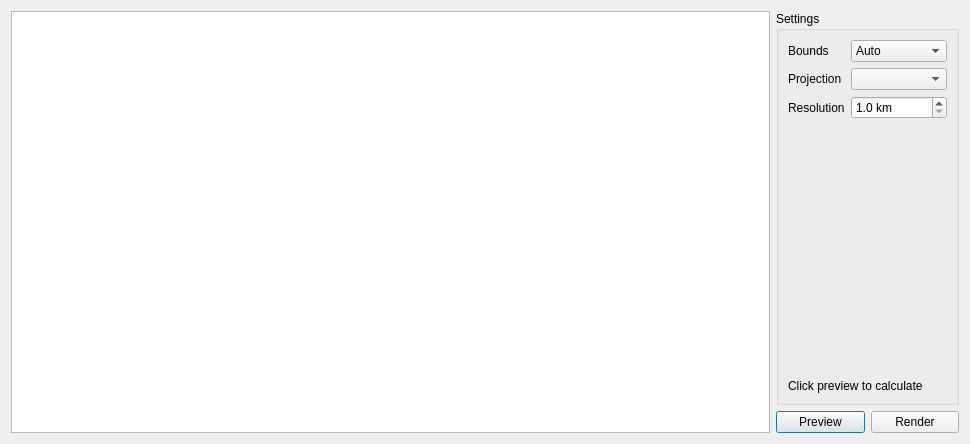
<?xml version="1.0" encoding="UTF-8"?>
<ui version="4.0">
 <class>ProjectDialog</class>
 <widget class="QDialog" name="ProjectDialog">
  <property name="geometry">
   <rect>
    <x>0</x>
    <y>0</y>
    <width>970</width>
    <height>444</height>
   </rect>
  </property>
  <property name="windowTitle">
   <string>Projector</string>
  </property>
  <property name="windowIcon">
   <iconset>
    <normaloff>logo128.ico</normaloff>logo128.ico</iconset>
  </property>
  <layout class="QHBoxLayout" name="horizontalLayout">
   <item>
    <widget class="QGraphicsView" name="projectionPreview"/>
   </item>
   <item>
    <layout class="QVBoxLayout" name="buttonColumn">
     <item>
      <widget class="QGroupBox" name="settingsBox">
       <property name="sizePolicy">
        <sizepolicy hsizetype="Maximum" vsizetype="Preferred">
         <horstretch>0</horstretch>
         <verstretch>0</verstretch>
        </sizepolicy>
       </property>
       <property name="title">
        <string>Settings</string>
       </property>
       <layout class="QFormLayout" name="formLayout">
        <item row="0" column="0">
         <widget class="QLabel" name="boundsLabel">
          <property name="text">
           <string>Bounds</string>
          </property>
         </widget>
        </item>
        <item row="0" column="1">
         <widget class="QComboBox" name="bounds">
          <property name="sizePolicy">
           <sizepolicy hsizetype="Expanding" vsizetype="Fixed">
            <horstretch>0</horstretch>
            <verstretch>0</verstretch>
           </sizepolicy>
          </property>
          <item>
           <property name="text">
            <string>Auto</string>
           </property>
          </item>
          <item>
           <property name="text">
            <string>Whole Earth</string>
           </property>
          </item>
         </widget>
        </item>
        <item row="2" column="0">
         <widget class="QLabel" name="resolutionLabel">
          <property name="text">
           <string>Resolution</string>
          </property>
         </widget>
        </item>
        <item row="2" column="1">
         <widget class="QDoubleSpinBox" name="resolution">
          <property name="sizePolicy">
           <sizepolicy hsizetype="Expanding" vsizetype="Fixed">
            <horstretch>0</horstretch>
            <verstretch>0</verstretch>
           </sizepolicy>
          </property>
          <property name="suffix">
           <string> km</string>
          </property>
          <property name="decimals">
           <number>1</number>
          </property>
          <property name="minimum">
           <double>1.000000000000000</double>
          </property>
          <property name="maximum">
           <double>40.000000000000000</double>
          </property>
         </widget>
        </item>
        <item row="3" column="0">
         <spacer name="verticalSpacer">
          <property name="orientation">
           <enum>Qt::Vertical</enum>
          </property>
          <property name="sizeHint" stdset="0">
           <size>
            <width>20</width>
            <height>40</height>
           </size>
          </property>
         </spacer>
        </item>
        <item row="4" column="0" colspan="2">
         <widget class="QLabel" name="details">
          <property name="text">
           <string>Click preview to calculate</string>
          </property>
         </widget>
        </item>
        <item row="1" column="1">
         <widget class="QComboBox" name="projection">
          <property name="sizePolicy">
           <sizepolicy hsizetype="Expanding" vsizetype="Fixed">
            <horstretch>0</horstretch>
            <verstretch>0</verstretch>
           </sizepolicy>
          </property>
         </widget>
        </item>
        <item row="1" column="0">
         <widget class="QLabel" name="projectionLabel">
          <property name="text">
           <string>Projection</string>
          </property>
         </widget>
        </item>
       </layout>
      </widget>
     </item>
     <item>
      <layout class="QHBoxLayout" name="buttonRow">
       <item>
        <widget class="QPushButton" name="preview">
         <property name="text">
          <string>Preview</string>
         </property>
        </widget>
       </item>
       <item>
        <widget class="QPushButton" name="render">
         <property name="text">
          <string>Render</string>
         </property>
        </widget>
       </item>
      </layout>
     </item>
    </layout>
   </item>
  </layout>
 </widget>
 <resources/>
 <connections/>
</ui>
